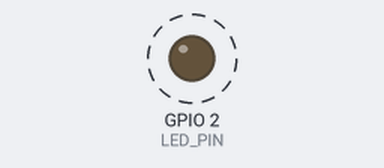
The sketch below on a simulated ESP8266 (NodeMCU). Parts: output pins drawn as LEDs (lit = HIGH). Dashed ring = blinking. What the sketch prints to the serial monitor is not drawn.

Above: at 0.05 s.
Timing chart, 0 to 3.0 s (numbered marks = the images above):
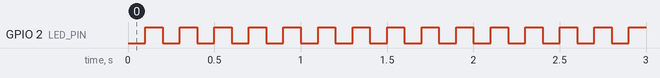

Measured:
- by itself, GPIO 2 (LED_PIN): alternates HIGH for 0.10 s and LOW for 0.10 s

The sketch:

blink.ino
```cpp
#include <ESP8266WiFi.h>

#define OFF 0
#define ON  1
#define LED_PIN 2

char out_buff[100];
char state=ON;

void setup() {
  // initialize serial communication at 9600 bits per second:
  Serial.begin(9600);
  pinMode(LED_PIN, OUTPUT);
}


unsigned char c=0;
void loop() {
  sprintf(out_buff,"%u\n\r",c++);
  Serial.print(out_buff);

  switch(state)
  {
    case ON:
      digitalWrite(LED_PIN, LOW);
      state=OFF;
    break;
    case OFF:
      digitalWrite(LED_PIN, HIGH);
      state=ON;
    break;
  }

  delay(100);
}
```
